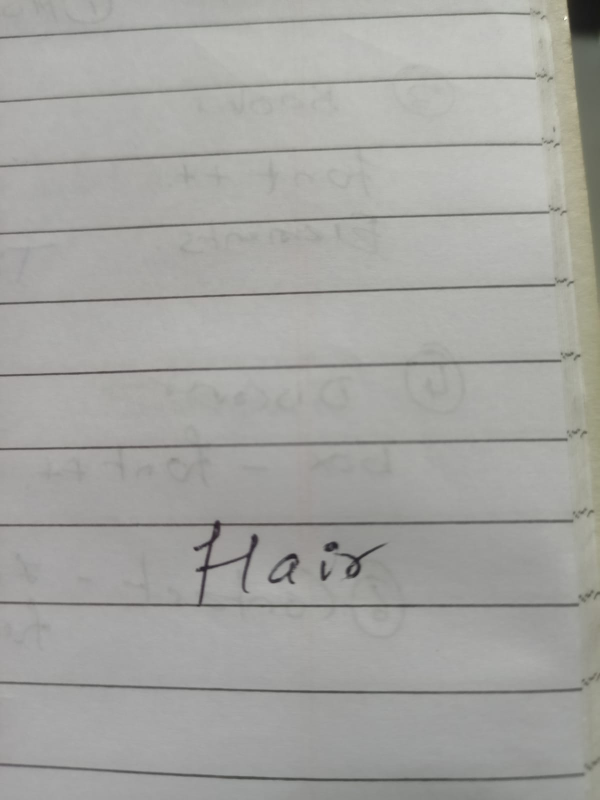
#> input picture media/myimage/Sample01_YjPa3XN.jpeg, 1200 x 1599 px (shown at 1/2 size); its folder holds only this picture in this run
$ python -i extract_i.py   (imports and definitions only)
#> lines starting #> are read from the running program, lines starting #| are printed output that depends on the picture; after the words box and inside, x2 and y2 are one past the last pixel; in counts of white or black regions, pixels touching at a corner belong together
import numpy as np
import pandas as pd
import matplotlib.pyplot as plt
import pickle
import os
import glob
import cv2
import math


def find_centroid(contour):
    x_sum = 0
    y_sum = 0
    num_points = len(contour)

    for point in contour:
        x_sum += point[0][0]
        y_sum += point[0][1]

    cx_alt = int(x_sum / num_points)
    cy_alt = int(y_sum / num_points)

    return [cx_alt,cy_alt]

# Slant of the handwritten image
# Input: BGR Image
# Output: Slant angle of the image

#
# def slant_angle(img):
#     img = cv2.bilateralFilter(img, 5, 700, 700)
#
#
#     gray = cv2.cvtColor(img, cv2.COLOR_BGR2GRAY)
#     centroids = []
#     # Apply image preprocessing techniques
#     # Example: Adaptive thresholding
#     _, thresholded = cv2.threshold(
#         gray, 0, 255, cv2.THRESH_BINARY_INV+cv2.THRESH_OTSU)
#     contours, _ = cv2.findContours(
#         thresholded, cv2.RETR_EXTERNAL, cv2.CHAIN_APPROX_SIMPLE)
#     for contour in contours:
#         # Calculate the moments of the contour
#         a = find_centroid(contour)
#         centroids.append(a)
#
#     stem = centroids[0]
#
#     stem_contour = contours[0]
#     # min_y = centroids[0][1]
#     for i in range(len(centroids)):
#         if centroids[i][1] > stem[1]:
#             stem = centroids[i]
#             stem_contour = contours[i]
#
#     # print(stem_contour)
#     if True:
#         # Fit a line through the contour using linear regression
#         [vx, vy, x, y] = cv2.fitLine(stem_contour, cv2.DIST_L2, 0, 0.01, 0.01)
#
#     # Calculate the inclination angle of the line
#         angle = np.arctan2(vy, vx) * 180 / np.pi
#
#         if angle < 0:
#             angle += 180
#
#         return 180 - angle[0]

import cv2
import numpy as np


def slant_angle(img):
    # Check if the image is empty or None
    if img is None or img.size == 0:
        raise ValueError("Input image is empty. Cannot process slant angle.")

    # Apply bilateral filter
    img = cv2.bilateralFilter(img, 5, 700, 700)

    # Convert image to grayscale
    gray = cv2.cvtColor(img, cv2.COLOR_BGR2GRAY)
    centroids = []

    # Apply adaptive thresholding with error handling
    _, thresholded = cv2.threshold(
        gray, 0, 255, cv2.THRESH_BINARY_INV + cv2.THRESH_OTSU
    )

    # Find contours in the thresholded image
    contours, _ = cv2.findContours(
        thresholded, cv2.RETR_EXTERNAL, cv2.CHAIN_APPROX_SIMPLE
    )

    if not contours:
        raise ValueError("No contours found in the image. Cannot calculate slant angle.")

    # Find centroids of each contour
    for contour in contours:
        a = find_centroid(contour)  # Ensure find_centroid function is defined
        centroids.append(a)

    # Initialize stem as the first centroid
    stem = centroids[0]
    stem_contour = contours[0]

    # Find the lowest point by y-coordinate
    for i in range(len(centroids)):
        if centroids[i][1] > stem[1]:
            stem = centroids[i]
            stem_contour = contours[i]

    # Fit a line to the contour with error handling
    if stem_contour.size > 0:
        [vx, vy, x, y] = cv2.fitLine(stem_contour, cv2.DIST_L2, 0, 0.01, 0.01)
        angle = np.arctan2(vy, vx) * 180 / np.pi  # Calculate inclination angle

        # Normalize the angle to be within [0, 180] degrees
        if angle < 0:
            angle += 180
        return 180 - angle[0]
    else:
        raise ValueError("Stem contour is empty. Cannot calculate slant angle.")


# Position of the dot in the handwritten image with respect to stem
# Input: BGR Image
# Output: Position ['left','right','balanced']
# [44 lines left out: function pos_of_dot, not called in this run]


# Height of the dot in the handwritten image with respect to stem
# Input: BGR Image
# Output: Height of the dot (Euclidean distance between dot and top of stem)
def height_of_dot(image):
    image = cv2.resize(image, (228, 228))
    b_f_img = cv2.bilateralFilter(image, 5, 700, 700)
    angle = slant_angle(image)
    gray = cv2.cvtColor(b_f_img, cv2.COLOR_BGR2GRAY)
    _, thresholded = cv2.threshold(
        gray, 0, 255, cv2.THRESH_BINARY_INV+cv2.THRESH_OTSU)
    contours, _ = cv2.findContours(
        thresholded, cv2.RETR_EXTERNAL, cv2.CHAIN_APPROX_SIMPLE)

    centroids = []
    for contour in contours:
        # Calculate the moments of the contour
    # Calculate the centroid coordinates
        a=find_centroid(contour)
        centroids.append(a)

        dot = centroids[0]
        stem = centroids[0]

        dot_contour = contours[0]
        stem_contour = contours[0]
    # min_y = centroids[0][1]
        for i in range(len(centroids)):
            if centroids[i][1] < dot[1]:
                dot_contour = contours[i]
        for i in range(len(centroids)):
            if centroids[i][1] > stem[1]:
                stem_contour = contours[i]

    top_point = tuple(stem_contour[stem_contour[:, :, 1].argmin()][0])
    centroid = find_centroid(dot_contour)
    return math.sqrt((centroid[0] - top_point[0]) ** 2 + (centroid[1] - top_point[1]) ** 2)

>>> import cv2
>>> picture = cv2.imread('../../media/myimage/Sample01_YjPa3XN.jpeg')
#> picture is the input picture: shape (1599, 1200, 3); mean B, G, R 160.8, 164.3, 164.3
>>> result = height_of_dot(picture)
#> in height_of_dot, `image = cv2.resize(image, (228, 228))`:
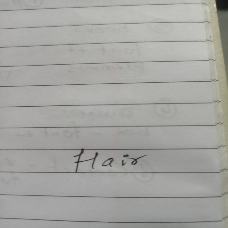
#> image: shape (228, 228, 3); mean of channels 0, 1, 2 160.7, 164.2, 164.2; drawn as B, G, R
#> in height_of_dot, `b_f_img = cv2.bilateralFilter(image, 5, 700, 700)`:
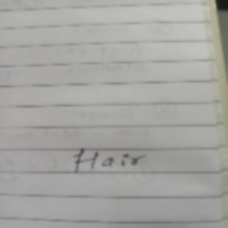
#> b_f_img: shape (228, 228, 3); mean of channels 0, 1, 2 160.7, 164.2, 164.2; drawn as B, G, R
#> in slant_angle, `_, thresholded = cv2.threshold( gray, 0, 255, cv2.THRESH_BINARY_INV + ..`:
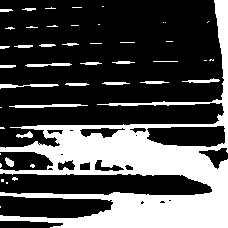
#> thresholded: shape (228, 228); 30.9% white; 45 white regions (25 under 20 px)
#> in slant_angle, `contours, _ = cv2.findContours( thresholded, cv2.RETR_EXTERNAL, cv2.CH..`: contours = 45 contours, 29 with area under 20; largest, box (x1, y1, x2, y2) and area: (0, 0, 228, 228) 15630, (9, 104, 88, 108) 120, (0, 84, 59, 89) 96, (25, 63, 72, 67) 75, (182, 78, 220, 83) 60
#> the loop in slant_angle, `for contour in contours:` made 45 passes
#> (num_points in find_centroid, cx_alt in find_centroid, cy_alt in find_centroid) on passes 4, 5, 7, 9, 12, 13, 14, 15, 16, 17, 18, 19: (10, 14, 178), (9, 32, 165), (16, 8, 161), (21, 22, 135), (14, 47, 105), (21, 24, 85), (9, 77, 84), (10, 114, 83), (10, 153, 82), (19, 201, 80), (6, 9, 66), (18, 48, 64)
#> (contour, num_points in find_centroid, cx_alt in find_centroid, cy_alt in find_centroid) on passes 1, 2, 3, 6, 8, 10: ([[0, 206], [0, 207]], 2, 0, 206), ([[6, 182], [6, 183], [7, 183], [7, 182]], 4, 6, 182), ([[1, 179], [1, 181], [3, 181], [3, 179]], 4, 2, 180), ([[0, 163], [0, 167], [1, 166], [1, 164]], 4, 0, 165), ([[0, 153], [0, 154]], 2, 0, 153), ([[0, 127], [0, 128], [4, 128], [3, 127]], 4, 1, 127)
#> after the loop in slant_angle, `for contour in contours:`: centroids = 45 pairs, first value 0 to 211, second value 6 to 206
#> in slant_angle, `stem = centroids[0]`: stem = [0, 206]
#> in slant_angle, `stem_contour = contours[0]`: stem_contour = [[0, 206], [0, 207]]
#> the loop in slant_angle, `for i in range(len(centroids)):` made 45 passes
#> in slant_angle, `[vx, vy, x, y] = cv2.fitLine(stem_contour, cv2.DIST_L2, 0, 0.01, 0.01)`: vx = [-4.37e-08]; vy = [1]; x = [0]; y = [206.5]
#> in slant_angle, `angle = np.arctan2(vy, vx) * 180 / np.pi`: angle = [90]
#> in height_of_dot, `angle = slant_angle(image)`: angle = 90
#> the loop in height_of_dot, `for contour in contours:` made 45 passes
#> (contour, num_points in find_centroid, cx_alt in find_centroid, cy_alt in find_centroid) on passes 1, 2, 3, 6, 8, 10, 11, 21, 23, 28, 30, 31: ([[0, 206], [0, 207]], 2, 0, 206), ([[6, 182], [6, 183], [7, 183], [7, 182]], 4, 6, 182), ([[1, 179], [1, 181], [3, 181], [3, 179]], 4, 2, 180), ([[0, 163], [0, 167], [1, 166], [1, 164]], 4, 0, 165), ([[0, 153], [0, 154]], 2, 0, 153), ([[0, 127], [0, 128], [4, 128], [3, 127]], 4, 1, 127), ([[0, 107], [1, 107]], 2, 0, 107), ([[153, 61], [177, 61]], 2, 165, 61), ([[204, 60], [206, 60]], 2, 205, 60), ([[90, 43], [101, 43]], 2, 95, 43), ([[120, 42], [134, 42]], 2, 127, 42), ([[166, 41], [172, 41]], 2, 169, 41)
